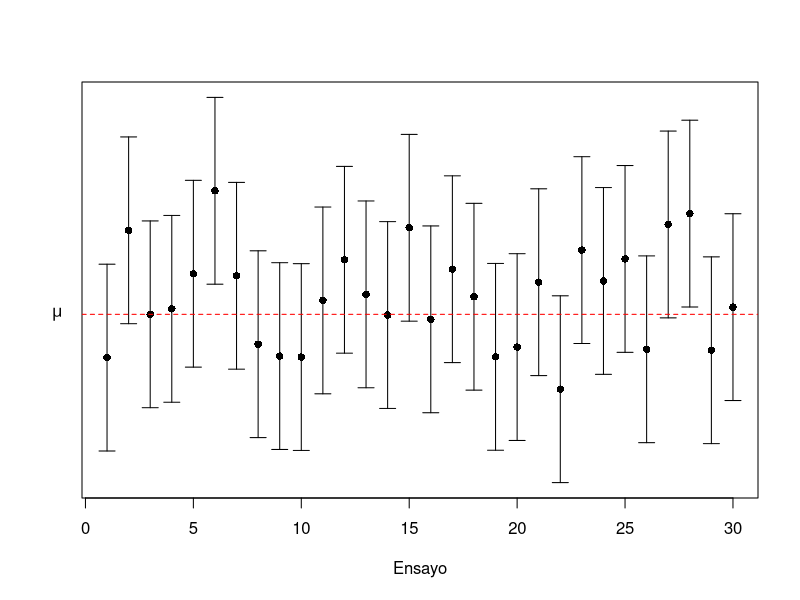
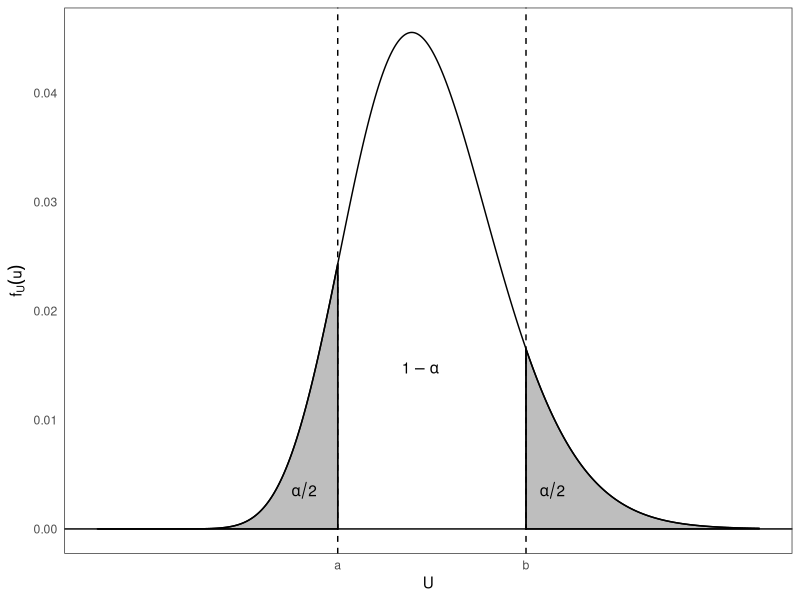

These figures' R source, in order:
## ---- chunk 1
library(ggplot2)
## ---- chunk 2
#| fig-width: 10
#| fig-height: 5
library(plotrix)

set.seed(4)
X <- matrix(rnorm(20*150, mean = 17, sd = 3), ncol = 150)
xbar <- colMeans(X)
ls <- xbar + qnorm(0.975)*3/sqrt(20)
li <- xbar - qnorm(0.975)*3/sqrt(20)
x <- 1:30


lims <- as.data.frame(cbind(li,ls,xbar))
TT <- lims$li > 17 | lims$ls <17
limsF <- lims[TT,]
limsT <- lims[!TT,]
uno <- sort(sample(1:145, 28))
dos <- sample(1:5, 2)
plims <- rbind(limsT[uno,], limsF[dos,])
plims$row <- as.numeric(rownames(plims))
plims <- plims[sample(1:30),]
#plims %>% arrange(row)

plotCI(x, plims$xbar, ui = plims$ls, li = plims$li, pch = 16, yaxt = "n", 
       xlab = "Ensayo", ylab = "")
abline(h = 17, lty = 2, col = "red")
mtext(text = expression(mu), side = 2, line = 1, at = 17, las = 2)
## ---- chunk 3
#| echo: true
set.seed(100)
beta = 5 
(y = rexp(1 , rate = 1/beta))
## ---- chunk 4
#| echo: true
limite_inf = -y/log(0.05)
limite_sup = -y/log(0.95)
c(limite_inf,limite_sup)

## ---- chunk 5
#| echo: true
set.seed(100)
theta = 50 
(x = runif(1 , min=0, max = 50))
## ---- chunk 6
#| echo: true
limite_inf = x/0.95
c(limite_inf,Inf)

## ---- chunk 7
#| echo: true
alpha = 0.02
qgamma(c(alpha/2,1-alpha/2),shape=20,scale = 1)
## ---- chunk 8
#| warning: false
#| fig-width: 7
#| fig-height: 5

a <- qchisq(0.10,40)
b <- qchisq(0.90,40)

cord.x <- c(0,seq(0,a,0.01),a) 
cord.y <- c(0,dchisq(seq(0,a,0.01),40),0) 

cord.x2 <- c(b,seq(b,80,0.01),80) 
cord.y2 <- c(0,dchisq(seq(b,80,0.01),40),0)

cord.x3 <- seq(a,b,0.01)
cord.y3 <- dchisq(seq(a,b,0.01),40)

# Grafico nuevo

ggplot() + geom_polygon(aes(x = cord.x, y = cord.y), color = "black", fill = "grey") +
geom_polygon(aes(x = cord.x2, y = cord.y2), color = "black", fill = "grey") +
  geom_hline(yintercept = 0, linetype = 1 ) + 
geom_vline(xintercept = c(a,b), linetype = "dashed" ) +
geom_line(aes(x = c(cord.x,cord.x3,cord.x2), y = c(cord.y, cord.y3, cord.y2))) +
annotate(geom="text", x=39, y= dchisq(40,40)/3, label= expression(1-alpha), color="black")+
annotate(geom="text", x=25, y= dchisq(25,40)/3, label= expression(alpha/2), color="black") +
annotate(geom="text", x=55, y= dchisq(25,40)/3, label= expression(alpha/2), color="black") +
scale_x_continuous(breaks = c(a,b), labels= c("a","b")) +
  xlab("U") + ylab(expression(f[U](u))) +
theme_bw() + theme(panel.grid.major = element_blank(),
                   panel.grid.minor = element_blank(), 
                   axis.ticks = element_blank())
## ---- chunk 9
#| echo: true
alpha = 0.05
qchisq(c(alpha/2,1-alpha/2),df=40,lower.tail=TRUE)
